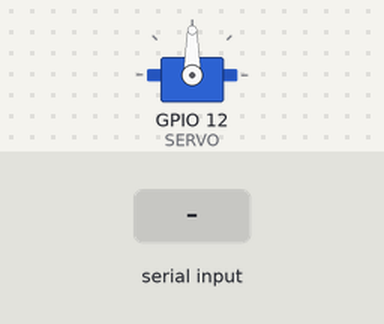
A sketch run on a simulated ESP32. On the bench: servo. The test bench sets the inputs (shaded band). Nothing arrives over Bluetooth unless stated.

Above: at 1.2 s.
1.3 s: "2" received over Serial
At 2.2 s:
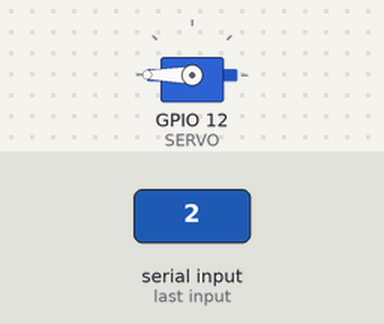
2.8 s: "1" received over Serial
At 3.4 s:
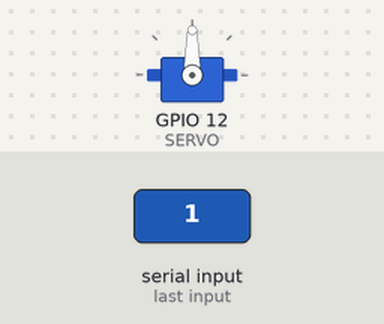
4.3 s: "2" received over the second serial link
At 5.7 s:
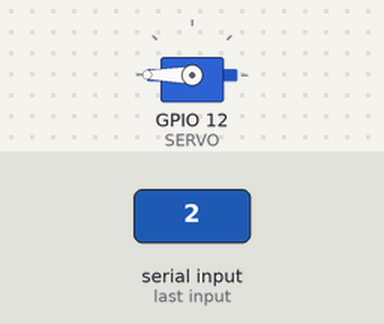
Timing chart, 0 to 7.3 s (numbered marks = the images above; inputs shaded):
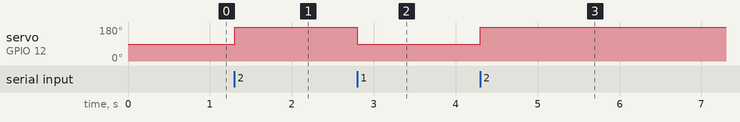

Measured:
- after the input at 1.3 s, servo on GPIO 12 (SERVO): 90° → 180° at once
- after the input at 2.8 s, servo on GPIO 12 (SERVO): 180° → 90° at once
- after the input at 4.3 s, servo on GPIO 12 (SERVO): 90° → 180° at once

The sketch:

esp32_door.ino
```cpp
#include <ESP32Servo.h>
#include "BluetoothSerial.h"

BluetoothSerial SerialBT;

const int SERVO = 12; // サーボモーターピン
char input;

Servo servo;            // サーボクラス


void open(){
  servo.write(90);
  delay(500);
  }
void close(){
  servo.write(180);
  delay(500);
  }
void setup() {
  servo.attach(SERVO);  // サーボモーターの制御ピン設定
  SerialBT.begin(ESP32);
  Serial.begin(115200);
  SerialBT.println("OK!!");

}

void loop() {


  // 受信データがあった時だけ、処理を行う
  if (SerialBT.available()>0){
    input = SerialBT.read();
    if(input == '1'){
      SerialBT.println("Open!");
      open();
      }
    else if (input == '2'){
      SerialBT.println("Close!");
      close();
      }
    }
   else if (Serial.available()>0){
    input = Serial.read();
    if(input == '1'){

      open();
      }
    else if (input == '2'){

      close();
      }
   }

    }
```
